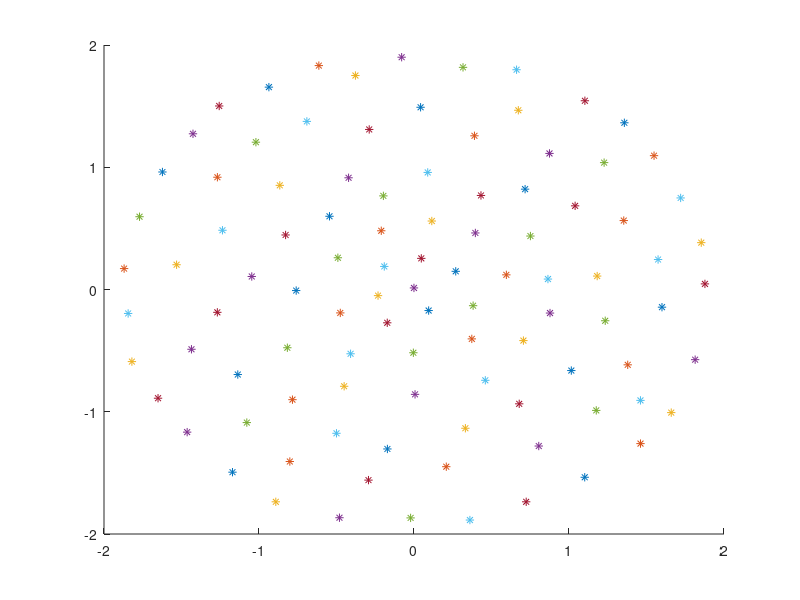

This chart was generated by the following MATLAB code: (Note: this script raises an error after producing the figure.)
% MATLAB CODE FOR TRANING
% -----------------------

clc; clear; close all;

% Inilialization of Model Params
sig_i= 2.5; sig_f = 0.01;
etaw_i = 1; etaw_f = 0.05;
etaA_i = 0.9; etaA_f = 0.9;

% Link lenghts
l1 = 1; l2 = 1;

A_g = 0.1*rand(2, 2, 100);
w_g = 0.1*rand(2, 1, 100);
th_g = 0.1*rand(2, 1, 100);

% 2d lattice formation of size 10x10
[lx, ly] = ind2sub([10, 10], 1:100);
lattice = [lx; ly]; iterations = 6000;

% Iterations and update
for i = 1:iterations
    th1 = (rand - 0.5)*2*pi; th2 = (rand - 0.5)*2*pi;
    x = l1*cos(th1) + l2*cos(th2 + th1);
    y = l1*sin(th1) + l2*sin(th2 + th1);

    u = [x; y];
    for j = 1:100
        dist(j) = norm(u-w_g(:,:,j));
    end

    [~, win_val] = min(dist);

    % Winning Neuron
    win = [lx(win_val), ly(win_val)];
    sig(i) = sig_i*((sig_f/sig_i)^(i/iterations));
    eta_wg(i) = etaw_i*((etaw_f/etaw_i)^(i/iterations));
    eta_Ag(i) = etaA_i*((etaA_f/etaA_i)^(i/iterations));
    d = repmat(win', 1, 100)-lattice;
    H_g = exp( - (sum(d.^2))/(2*(sig(i)^2)));

    % Coarse action
    s = sum(H_g); s2 = 0; s3 = 0;
    for k = 1:100
        s1 = H_g(k)*(th_g(:,:,k)+A_g(:,:,k)*(u-w_g(:,:,k)));
        s2 = s2 + s1;
    end

    th_o = s2/s;
    x_o = l1*cos(th_o(1)) + l2*cos(th_o(1) + th_o(2));
    y_o = l1*sin(th_o(1)) + l2*sin(th_o(1) + th_o(2));
    v_o = [x_o; y_o];

    % Fine action
    for k = 1:100
        s4 = H_g(k)*(A_g(:,:,k)*(u-v_o));
        s3 = s3 + s4;
    end

    th_1 = th_o + s3/s;
    x_1 = l1*cos(th_1(1)) + l2*cos(th_1(1) + th_1(2));
    y_1 = l1*sin(th_1(1)) + l2*sin(th_1(1) + th_1(2));
    v_1 = [x_1; y_1];

    % Update equtions
    del_v = v_1-v_o;
    del_th = th_1-th_o;
    s5 = 0; s7 = 0;

    for k = 1:100
        s6 = H_g(k)*(th_g(:,:,k)+A_g(:,:,k)*(v_o-w_g(:,:,k)));
        s5 = s5 + s6;
    end

    for t = 1:100
        deltheta_g(:,:,t) = (H_g(t)/s)*(th_o-(s5/s));
    end

    for k = 1:100
        s8 = H_g(k)*(A_g(:,:,k)*del_v);
        s7 = s8 + s7;
    end

    for t = 1:100
        deltaA_g(:,:,t) = (H_g(t)/(s*norm(del_v)^2))*(del_th-s7/s).*(del_v');
        w_g(:,:,t) = w_g(:,:,t) + eta_wg(i)*H_g(t)*(u-w_g(:,:,t));
        th_g(:,:,t) = th_g(:,:,t) + eta_Ag(i)*deltheta_g(:,:,t);
        A_g(:,:,t) = A_g(:,:,t) + eta_Ag(i)*deltaA_g(:,:,t);
    end
end

% Plot final Weights
figure(1); hold on;
for t = 1:100
    plot(w_g(1,1,t), w_g(2,1,t), '*');
end

%% Points

u1 = [ 0 1.414; 1.414 0; 1 1; -1 -1; 0.2 0.8]';

v = zeros(5, 4);
for m = 1:size(u1, 2)
    u = u1(:, m);
    for j = 1:100
        dist(j) = norm(u-w_g(:, :, j));
    end
    
    [~, win_val] = min(dist);
    win = [lx(win_val), ly(win_val)];
    d = repmat(win', 1, 100)-lattice;
    H_g = exp(-(sum(d.^2))/(2*(sig_f^2)));

    % Corse Action
    s = sum(H_g); s2 = 0; s3 = 0;
    
    for k = 1:100
        s1 = H_g(k)*(th_g(:,:,k)+A_g(:,:,k)*(u-w_g(:,:,k)));
        s2 = s2 + s1;
    end      
    
    theta = s2/s;
    x = l1*cos(theta(1)) + l2*cos(theta(1) + theta(2));
    y = l1*sin(theta(1)) + l2*sin(theta(1) + theta(2));
    % Tracked Point
    v(m, 1) = x; v(m, 2) = y; 
    v(m, 3) = theta(1)*180/pi; v(m, 4) = theta(2)*180/pi;
end
array2table(v,...
    'VariableNames', {'X', 'Y', 'theta_1', 'theta_2'},...
    'RowNames', ...
    {'(0.000,1.414)','(1.414,0.000)',...
    '(1.000,1.000)','(-1.00,-1.00)','(0.200,0.800)'})
%% Line

x = linspace(-1, 1, 41); y = 1.2*ones(size(x));
test2 = [x; y]; t = size(x, 2);

for m = 1:t
    u1 = test2(:, m);
    for j = 1:100
        dist(j) = norm(u1-w_g(:, :, j));
    end
    
    [~, win_val] = min(dist);
    win = [lx(win_val), ly(win_val)];
    d = repmat(win', 1, 100)-lattice;
    H_g = exp(-(sum(d.^2))/(2*(sig_f^2)));

    s = sum(H_g); s2 = 0;
    
    for k = 1:100
        s1 = H_g(k)*(th_g(:,:,k)+A_g(:,:,k)*(u1-w_g(:,:,k)));
        s2 = s2 + s1;
    end      
    
    theta = s2/s;
    x_o = l1*cos(theta(1)) + l2*cos(theta(1) + theta(2));
    y_o = l1*sin(theta(1)) + l2*sin(theta(1) + theta(2));
    v_o = [x_o; y_o];
    th(:, m) = theta;
end

for i = 1:t
    x_Position(i, :) = [0 l1*cos(th(1, i)) l1*cos(th(1, i)) + l2*cos(th(2, i) + th(1, i))];
    y_Position(i, :) = [0 l1*sin(th(1, i)) l1*sin(th(1, i)) + l2*sin(th(2, i) + th(1, i))];
end


figure; plot(test2(1, :), test2(2, :), '-ok'); hold on;

for i = 1:t
    h = plot(x_Position(i, :), y_Position(i, :), 'k');
    pause(0.5);
end

axis equal

%% CIRCLE TRACKING
t = 0:pi/30:2*pi; test1 = [1.5*cos(t); 1.5*sin(t)];

for m = 1:length(t)
    u2 = test1(:, m);
    for j = 1:100
        dist(j) = norm(u2-w_g(:, :, j));
    end
    
    [~, win_val] = min(dist);
    win = [lx(win_val), ly(win_val)];
    d = repmat(win', 1, 100)-lattice;
    H_g = exp(-(sum(d.^2))/(2*(sig_f^2)));

    % Corse Action
    s = sum(H_g); s2 = 0;
    
    for k = 1:100
        s1 = H_g(k)*(th_g(:,:,k)+A_g(:,:,k)*(u2-w_g(:,:,k)));
        s2 = s2 + s1;
    end      
    
    theta = s2/s;
    x_o = l1*cos(theta(1)) + l2*cos(theta(1) + theta(2));
    y_o = l1*sin(theta(1)) + l2*sin(theta(1) + theta(2));
    v_o = [x_o; y_o];
    th(:, m) = theta;
end

for i = 1:length(t)
    x_Position(i, :) = [0 l1*cos(th(1, i)) l1*cos(th(1, i)) + l2*cos(th(2, i) + th(1, i))];
    y_Position(i, :) = [0 l1*sin(th(1, i)) l1*sin(th(1, i)) + l2*sin(th(2, i) + th(1, i))];
end


figure; plot(test1(1, :), test1(2, :), '-ok'); hold on; grid();

for i = 1:length(t)
    h = plot(x_Position(i, :), y_Position(i, :), 'k');
    axis equal
    pause(2.1);
end

axis equal
